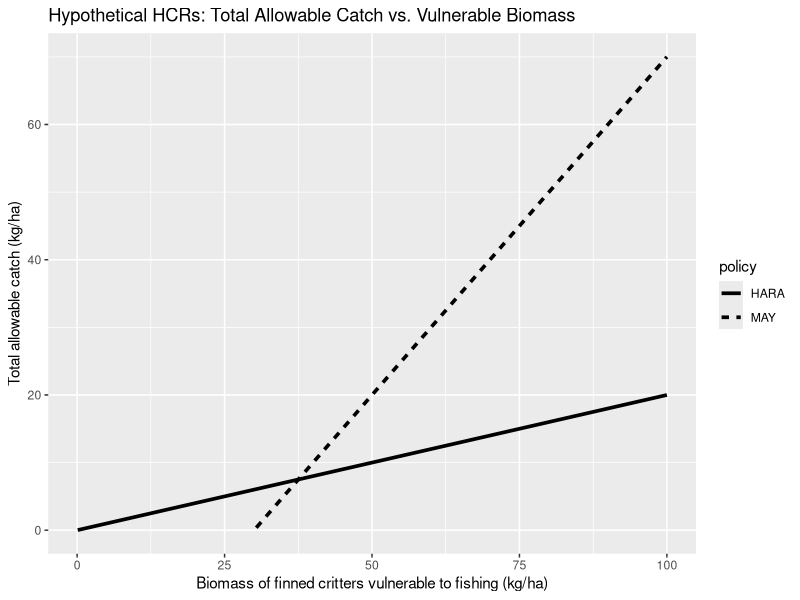
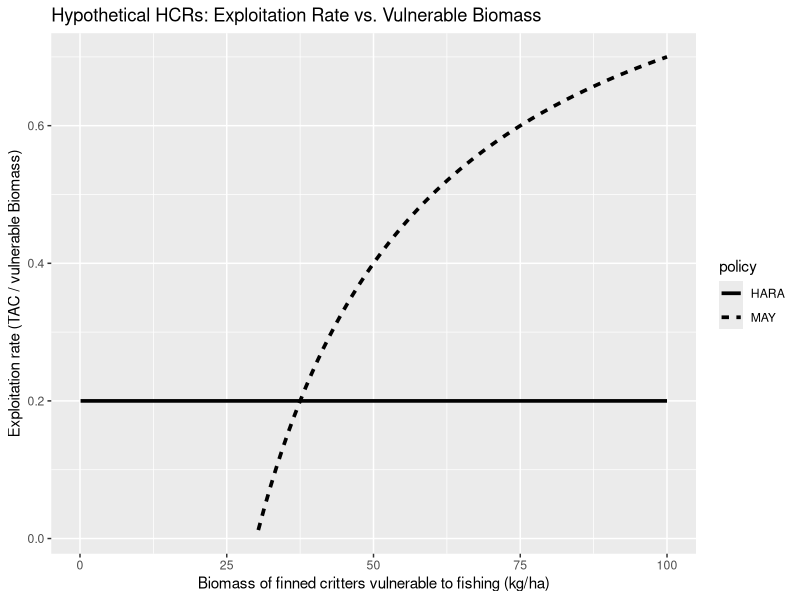

Write R code to recreate these figures, in order.
## ---- chunk 1
# packages
library(tidyverse)
## ---- chunk 2
vB <- seq(from=0.1, to =100, length.out = 100) # biomass vulnerable to fishing
b_lrp <- c(0, 30) # lower limit reference point
c_slopes <- c(0.2, 1) # slope of harvest control rule

TAC_HARA <-  c_slopes[1] * (vB - b_lrp[1]) # total allowable catch HARA 
U_HARA <- TAC_HARA / vB # exploitation rate HARA

TAC_MAY <-  c_slopes[2] * (vB - b_lrp[2])
TAC_MAY[which(TAC_MAY < 0 )] <- NA # Set negative values to NA (don't harvest below blrp)
U_MAY <- TAC_MAY / vB 

# make a big data frame
data_HARA <- data.frame(vB, TAC = TAC_HARA,  U = U_HARA, policy = "HARA")
data_MAY <- data.frame(vB, TAC = TAC_MAY,  U = U_MAY, policy = "MAY")
data <- rbind(data_HARA, data_MAY)

data %>%
  ggplot(aes(x=vB, y = TAC, group = policy))+
  geom_line(aes(linetype = policy), lwd = 1.25) +
  ylab("Total allowable catch (kg/ha)") + 
  xlab("Biomass of finned critters vulnerable to fishing (kg/ha)") + 
  ggtitle("Hypothetical HCRs: Total Allowable Catch vs. Vulnerable Biomass")

## ---- chunk 3

data %>%
  ggplot(aes(x=vB, y = U, group = policy))+
  geom_line(aes(linetype = policy), lwd = 1.25) +
  ylab("Exploitation rate (TAC / vulnerable Biomass)") + 
  xlab("Biomass of finned critters vulnerable to fishing (kg/ha)") + 
  ggtitle("Hypothetical HCRs: Exploitation Rate vs. Vulnerable Biomass")
